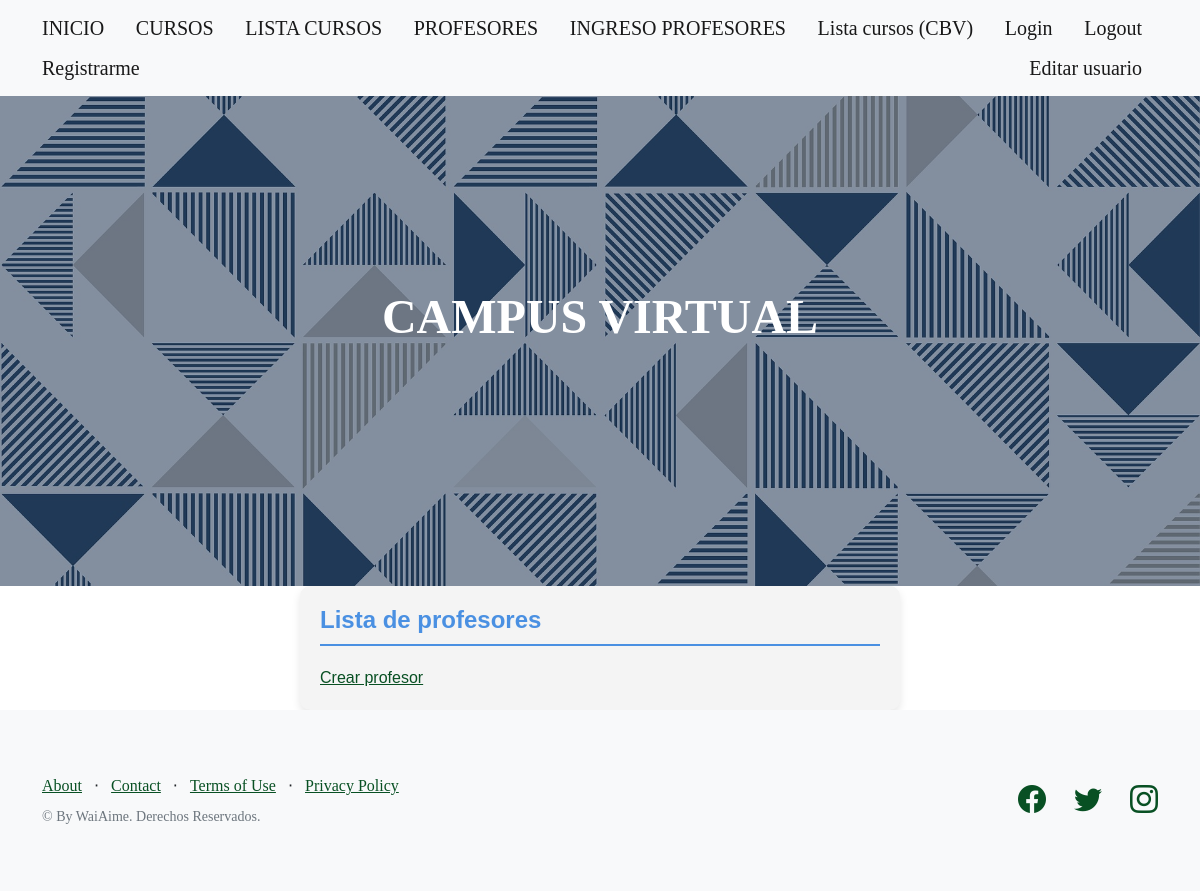
The app's page /AppCoder/profesores-lista/, older data.
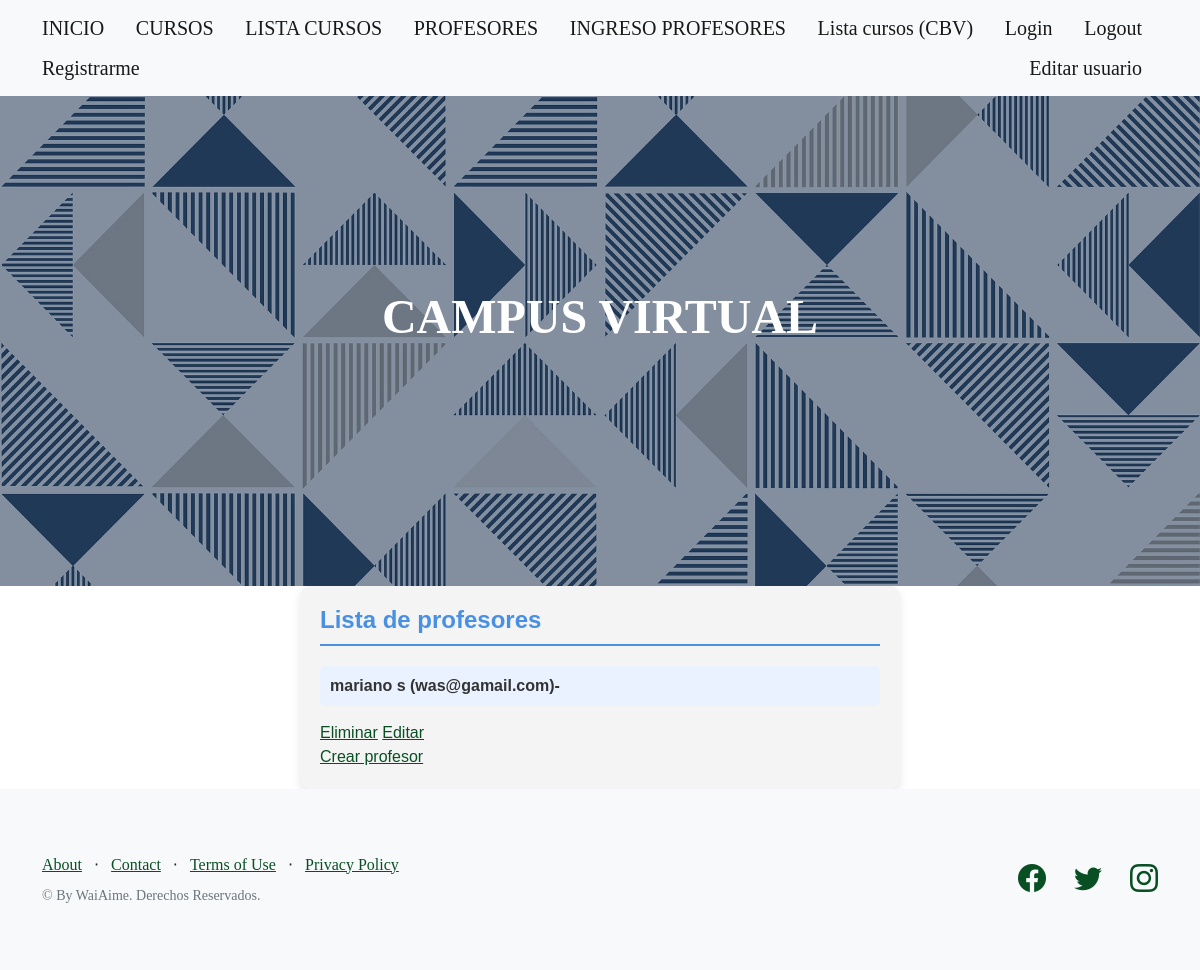
The same page, newer data.
### AppCoder/models.py (models this page shows, shortened)
class Profesor(models.Model):
    nombre = models.CharField(max_length=50)
    apellido = models.CharField(max_length=50)
    email = models.EmailField(max_length=50)
    profesion = models.CharField(max_length=50)

### AppCoder/views.py (the view)
# urls.py: path("profesores-lista/", profesores_crud_read_view),
def profesores_crud_read_view(request):
    profesores = Profesor.objects.all()
    return render(request, "AppCoder/profesores_lista.html", {"profesores": profesores})

### AppCoder/templates/AppCoder/profesores_lista.html
{% extends "AppCoder/padre.html" %}
{% block contenidoQueCambia %}
<div style="font-family: Arial, sans-serif; padding: 20px; background-color: #f4f4f4; max-width: 600px; margin: auto; border-radius: 10px; box-shadow: 0 4px 8px rgba(0, 0, 0, 0.1);">
    <h4 style="color: #4a90e2; border-bottom: 2px solid #4a90e2; padding-bottom: 10px;">Lista de profesores</h4>
    <div style="margin-top: 20px;">
    {% for profesor in profesores %}
        <h6 style="color: #333; background-color: #eaf2ff; padding: 10px; border-radius: 5px; margin-bottom: 15px;">{{profesor.nombre}} {{profesor.apellido}} ({{profesor.email}})- {{profesor.catedra}} </h6>
        <a href="/AppCoder/profesores-eliminar/{{profesor.email}}">Eliminar</a>
        <a href="/AppCoder/profesores-editar/{{profesor.email}}">Editar</a>
    {% endfor %}
    </div>
    <a href="/AppCoder/profesores/">Crear profesor</a>
</div>
{% endblock %}

Row changes from the older to the newer data that the page shows:
added Profesor: nombre "mariano", apellido "s", email "was@gamail.com"
